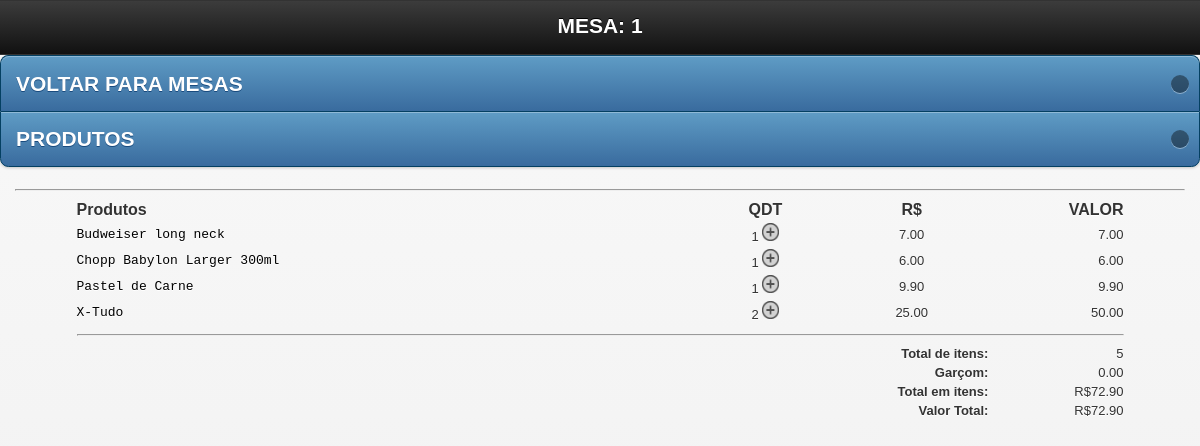
Page /mobile/vermesa.php?id_mesa=1 (signed in) on the committed database.
### tables this page shows
CREATE TABLE `tbl_carrinho` (
  `id` int(11) NOT NULL AUTO_INCREMENT,
  `cod` int(11) NOT NULL,
  `nome` varchar(150) NOT NULL,
  `preco` varchar(10) NOT NULL,
  `qtd` int(11) NOT NULL,
  `comanda` int(200) NOT NULL,
  `data` date NOT NULL,
  `time` time NOT NULL,
  `id_mesa` int(30) NOT NULL,
  `situacao` int(2) NOT NULL,
  `idGarcon` varchar(200) NOT NULL,
  `status` int(1) NOT NULL,
  `destino` int(1) NOT NULL,
  `entregue` int(1) NOT NULL,
  `feito` int(1) NOT NULL,
  `observacao` varchar(40) NOT NULL,
  PRIMARY KEY (`id`)
);

CREATE TABLE `config` (
  `id_conf` int(30) NOT NULL,
  `empresa` varchar(200) NOT NULL,
  `telefone` varchar(30) NOT NULL,
  `pgarcon` int(10) NOT NULL,
  `ativo` int(2) NOT NULL
);

### mobile/vermesa.php (the view, shortened to what this page needs)
<?php include "../config/conexao.php";
$login = $_SESSION['garcon_session'];
$g = mysqli_query($db,"SELECT * FROM garcon WHERE login='$login'");
$mostra = $g->fetch_assoc();
$idGarcon = $mostra['idGarcon'];
?>
<!doctype html>
<html class="no-js ui-mobile-rendering" lang="pt">
<head>
      <link rel="stylesheet" href="css/jquery.mobile-1.3.1.min.css" />
      <link rel="stylesheet" href="../css/css.css"/>
</head>
<body>
<div id="categories" data-role="page" data-title="Categories">
      <div data-role="header">
            <h1>MESA: <?php echo $_GET['id_mesa']; ?></h1>
      </div>
             <ul data-role="listview" data-inset="true" data-theme="b">
            <li><a href="mesas.php">VOLTAR PARA MESAS</a></li>
            <li><a href="javascript:window.history.go(-1)">PRODUTOS</a></li>
            </ul>
      <div data-role="content">
      <hr/>
      <div id="mesas2">
<table width="100%">
    <tr style="font-size:16px;">
	  <td width="56%" style="font-size:16px;"><strong>Produtos</strong></td>
	  <td width="12%" align="center"style="font-size:16px;"><strong>QDT</strong></td>
	  <td width="14%" align="center"style="font-size:16px;"><strong>R$</strong></td>
	  <td align="right" style="font-size:16px;"><strong>VALOR</strong></td>
	  </tr>
	<?php
	$mesa = $_GET['id_mesa'];
	$carrinho = mysqli_query($db,"SELECT *, SUM(qtd) AS qt,SUM(preco) AS pr FROM tbl_carrinho WHERE id_mesa = '$mesa' AND situacao ='1' GROUP BY cod") or die($db->error);
	if($carrinho == false){
		echo "";
	}else{
		$itens = 0;
		$total = 0;
		while($res = $carrinho->fetch_assoc()){
			$id           	= $res['id'];
			$nome  			= $res['nome'];
			$unitario		= $res['preco'];
			$qtd		 	= $res['qtd'];
			$id_mesa		= $res['id_mesa'];
			$itens			+=$qtd;
			$totalProduto   = (double)$unitario*$qtd;
			$total          += $totalProduto;
	?>
	<tr class="fontcomanda">
    <td align="left" class="btn">
      <a href="cozinha.php?id_mesa=<?php echo $id_mesa ?>&nome=<?php echo $nome; ?>"  title="Imprimir" onclick="Cozinha(this.href,'nomeJanela','350','600','yes');return false" class="fontcomanda"><?php echo $nome; ?></a></td>
    <td align="center" class="btn"><?php echo $qtd; ?> <a href="cadastra.php?adiciona=produto&id=<?php echo $id; ?>&qtd=<?php echo $qtd; ?>&id_mesa=<?php echo $id_mesa; ?>&idGarcon=<?php echo $idGarcon; ?>"><img src="../imagens/qtd.png" width="17" height="18" border="0" /></a></td>
    <td align="center" ><?php echo $unitario ?></td>
    <td width="12%" align="right"><?php echo number_format($totalProduto, 2); ?></td>
    </tr>
     <?php
		}
	}
	?>
     <tr class="fontcomanda">
       <td colspan="4" align="right" class="btn"><hr/></td>
     </tr>
     <tr class="fontcomanda">
	  <td colspan="3" align="right" class="btn"><strong>Total de itens:</strong></td>
	  <td align="right"><?php echo $itens ?></td>
    </tr>
     <tr class="fontcomanda">
       <td colspan="3" align="right" class="btn"><strong>Garçom: </strong></td>
       <td align="right">
         <?php
			$g = mysqli_query($db,"SELECT * FROM config") or die(mysql_error());
			$w = $g->fetch_assoc();
			$ativo = $w['ativo'];
			$percentual = $w['pgarcon'];
			if($ativo == 1){
			$porcento_garcon = $percentual;
			}else{
			$porcento_garcon = 0;
			}
				$pgarcon = $total * $porcento_garcon / 100;
				$somatotal = $total + $pgarcon;
			?> <?php echo number_format($pgarcon, 2, '.', '.'); ?>
       </td>
     </tr>
     <tr class="fontcomanda">
       <td colspan="3" align="right" class="btn"><strong>Total em itens: </strong></td>
       <td align="right">R$<?php echo number_format($total, 2, '.', '.'); ?></td>
     </tr>
     <tr class="fontcomanda">
       <td colspan="3" align="right" class="btn"><strong>Valor Total: </strong></td>
       <td align="right">R$<?php echo number_format($somatotal, 2, '.', '.'); ?></td>
     </tr>
    </table>
</div>
</body>
</html>

### css/css.css (style rules this page uses)
body { margin-left: 0px;margin-top: 0px;margin-right: 0px;margin-bottom: 0px; background-color:#FFF; font-family:Verdana, Geneva, sans-serif; font-size:14px; }
h1 { font-size:18px; margin-top:0; }
#mesas2 { width:90%; height:700px; margin:0 auto;overflow:auto; margin-top: }
.fontcomanda { font-size:13px; }
.fontcomanda a:link { font:10px "Courier New", Courier, monospace; font-size:13px; text-decoration:none;color:#000; }

### rows in the picture
tbl_carrinho: nome "Budweiser long neck", qtd "1", preco "7.00"
tbl_carrinho: nome "Chopp Babylon Larger 300ml", qtd "1", preco "6.00"
tbl_carrinho: nome "Pastel de Carne", qtd "1", preco "9.90"
tbl_carrinho: nome "X-Tudo", qtd "2", preco "25.00", totalProduto "50.00"
config: pgarcon "0.00", pgarcon "72.90"

### other values in the picture
$_GET['id_mesa'] "1"
$itens "5"
$total "72.90"
